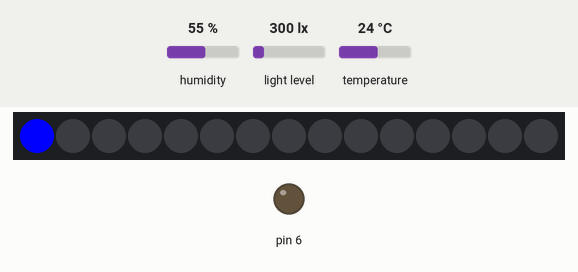
Recording of a sketch running on a simulated Arduino Uno, built with avr-gcc and run on an emulated ATmega328P. Shown: 15 RGB LEDs in strip order, left to right, output pins drawn as LEDs (lit = HIGH). The test bench sets the inputs (shaded band); at power-on: humidity 55 %, light level 300 lx, temperature 24 °C. The modem accepts every AT command (registered, SIM ready, sends succeed) and sends nothing else; pins used as bus, display or sensor lines are not drawn; what the sketch prints to the serial monitor is not drawn.

Above: at 32.1 s.
At 33.6 s:
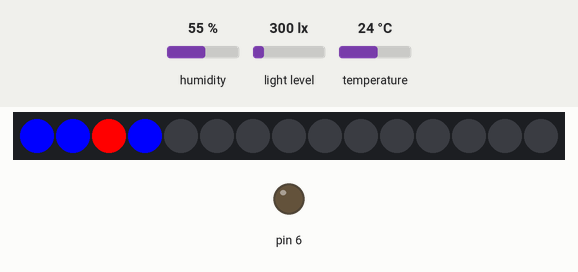
At 34.6 s:
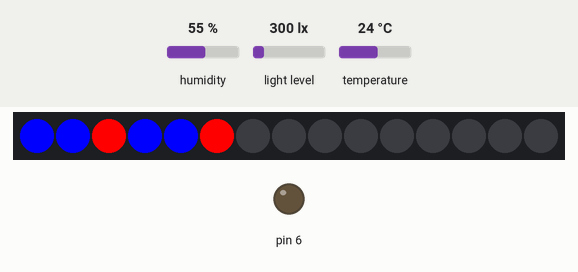
At 35.6 s:
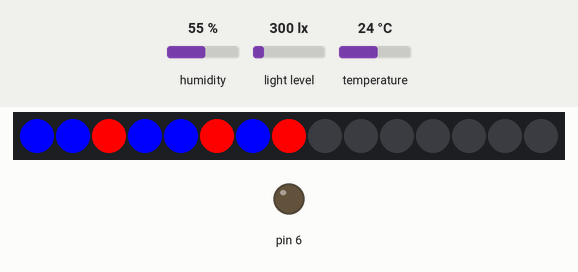
At 37.1 s:
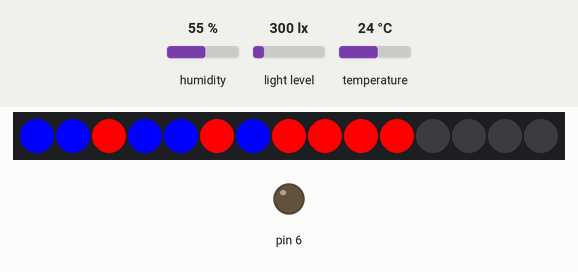
At 39.1 s:
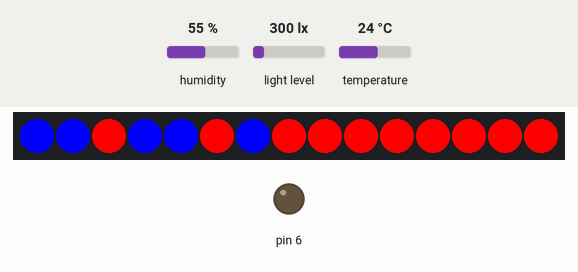

The sketch:

CharaGhar_Complete_Code.ino
```cpp
#include <FastLED.h>
#include <dht.h>
#include <Wire.h>
#include <Adafruit_Sensor.h>
#include <Adafruit_TSL2561_U.h>
#include <SoftwareSerial.h>
#include <TimerOne.h>

    String apiKey = "5GA4EQSNI2MEY61Z";
String ssid = "Shahid";
String password = "abc12345";

String RTS_Thingspeak = "AT+CIPSTART=\"TCP\",\"184.106.153.149\",80";
String Put_Temp_Thingspeak_Original = "GET /update?api_key=5GA4EQSNI2MEY61Z&field1=";
String RTS_Ubidots = "AT+CIPSTART=\"TCP\",\"translate.ubidots.com\",9012";
String Put_Fan_Ubidots_Original = "room1-esp|POST|A1E-g6uclt8J9VOCJtH1fN1U7adZPgHAgV|room1-iot=>fan:";
String Put_Light_Ubidots_Original = "room1-esp|POST|A1E-g6uclt8J9VOCJtH1fN1U7adZPgHAgV|room1-iot=>light:";
String Get_Fan_Ubidots = "room1-esp|LV|A1E-g6uclt8J9VOCJtH1fN1U7adZPgHAgV|room1-iot:fan|end";
String Get_Light_Ubidots = "room1-esp|LV|A1E-g6uclt8J9VOCJtH1fN1U7adZPgHAgV|room1-iot:light|end";

boolean DEBUG=true;

int tempPin = A0;
int Switch1IN = 2;
int Switch2IN = 3;
SoftwareSerial esp(4,5);
int Switch1OUT = 6;
int Switch2OUT = 7;

String ON = "2";
String OFF = "1";
String CIPSEND;
char data1,data2;
bool flag1,flag2,flag3 = false;
bool timer = false;


    #define LED_PIN     7 // led strip
    #define NUM_LEDS    15
    CRGB leds[NUM_LEDS];

    dht DHT;    //turbidity sensor
    int DHT11[4] =  {8,9,10,11};
    //ambient light sensor
    Adafruit_TSL2561_Unified tsl = Adafruit_TSL2561_Unified(TSL2561_ADDR_FLOAT, 12345);
    int SensorID[4] = {1,2,3,4};

void setup() {


  pinMode(2,INPUT);
  pinMode(3,INPUT);
  pinMode(6,OUTPUT);
  pinMode(7,OUTPUT);

  attachInterrupt(0,Interrupt1,CHANGE);
  attachInterrupt(1,Interrupt2,CHANGE);
  Timer1.initialize(160000000);
  Timer1.attachInterrupt(Interrupt3);

  Serial.begin(115200);
  esp.begin(115200);

  esp.println("AT+RST");
  //showResponse(1000);

  esp.println("AT+CWMODE=1");
  //showResponse(1000);

  esp.println("AT+CWJAP=\""+ssid+"\",\""+password+"\"");
  //showResponse(5000);

  if (DEBUG)  Serial.println("Setup completed");


  for(int i=0;i<4;i++){
    pinMode(SensorID[i],OUTPUT);
    delay(100);
    digitalWrite(SensorID[i],LOW);
    delay(100);
  }
  Serial.begin(9600);
  for(int i=0;i<4;i++){
    digitalWrite(SensorID[i],HIGH);
    delay(100);
    if(!tsl.begin())
    {
      Serial.print("TSL2561 Not Connected");
    }
    configureSensor();
    delay(100);
    digitalWrite(SensorID[i],LOW);
    delay(100);
  }
  FastLED.addLeds<WS2812, LED_PIN, GRB>(leds, NUM_LEDS);
  Serial.begin(9600);


}

void loop() {


  if(flag1){
    flag1 = false;
    Serial.println("Swtch1 Main ISR");
    switch_1_changed();
  }
  if(flag2){
    flag2 = false;
    Serial.println("Swtch2 Main ISR");
    switch_2_changed();
  }
  if(flag3){
    flag3 = false;
    put_temp_on_thingspeak();
  }

  get_fan_from_ubidots();
  if(data1=='1'){
    digitalWrite(6,LOW);
    Serial.println("Fan OFF");
  }
  else if(data1=='2'){
    digitalWrite(6,HIGH);
    Serial.println("Fan ON");
  }
  get_light_from_ubidots();
  if(data2=='1'){
    digitalWrite(7,LOW);
    Serial.println("Light OFF");
  }
  else if(data2=='2'){
    digitalWrite(7,HIGH);
    Serial.println("Light ON");
  }
  delay(100);

  //ambient sensor
   for(int i=0;i<4;i++){
      Serial.print("Sensor Number ");
      Serial.print(i+1);
      Serial.print(" Value : ");
      Serial.println(getLightValue(i));
  }
  delay(5000);
  //turbidity sensor
    Serial.print("Temperature : ");
  Serial.println(Temperature_Read(DHT11[0]));
  delay(2000);
  Serial.print("Humidity : ");
  Serial.println(Humidity_Read(DHT11[0]));
  delay(2000);

  // led strip
  leds[0] = CRGB(0, 0,255);
      FastLED.show();
      delay(500);
      leds[1] = CRGB(0, 0,255);
      FastLED.show();
      delay(500);
      leds[2] = CRGB(255, 0,0);
      FastLED.show();
      delay(500);
      leds[3] = CRGB(0, 0,255);
      FastLED.show();
      delay(500);
      leds[4] = CRGB(0, 0,255);
      FastLED.show();
      delay(500);
      leds[5] = CRGB(255, 0,0);
      FastLED.show();
      delay(500);
      leds[6] = CRGB(0, 0,255);
      FastLED.show();
      delay(500);
      leds[7] = CRGB(255, 0,0);
      FastLED.show();
      delay(500);
      leds[8] = CRGB(255, 0,0);
      FastLED.show();
      delay(500);
      leds[9] = CRGB(255, 0,0);
      FastLED.show();
      delay(500);
      leds[10] = CRGB(255, 0,0);
      FastLED.show();
      delay(500);
      leds[11] = CRGB(255, 0,0);
      FastLED.show();
      delay(500);
      leds[12] = CRGB(255, 0,0);
      FastLED.show();
      delay(500);
      leds[13] = CRGB(255, 0,0);
      FastLED.show();
      delay(500);
      leds[14] = CRGB(255, 0,0);
      FastLED.show();
      delay(500);
      leds[15] = CRGB(255, 0,0);
      FastLED.show();
      delay(500);leds[7] = CRGB(255, 0,0);
      FastLED.show();
      delay(500);
}

void configureSensor(void)
{
  tsl.enableAutoRange(true);
  tsl.setIntegrationTime(TSL2561_INTEGRATIONTIME_13MS);
}

float getLightValue(int ID){
  digitalWrite(SensorID[ID],HIGH);
  delay(100);
  sensors_event_t event;
  tsl.getEvent(&event);
  Serial.print(event.light); Serial.println(" lux");
  delay(250);
  digitalWrite(SensorID[ID],LOW);
  delay(100);
}

void Interrupt1() {
  flag1 = true;
  Serial.println("Swtch1 ISR");
}

void Interrupt2() {
  flag2 = true;
  Serial.println("Swtch2 ISR");
}

void Interrupt3() {
  if(timer) {
    timer = false;
    flag3 = true;
  }
  else {
    timer = true;
  }
}

void put_temp_on_thingspeak() {
  int val = 0;
  val=analogRead(tempPin);
  float mv= val * (5000/1024.0);
  float cel = mv/10;
  char buf[16];
  String strTemp = dtostrf(cel, 4, 1, buf);
  Serial.println(strTemp);

  esp.println(RTS_Thingspeak);
  if(esp.find("Error")){
    Serial.println("AT+CIPSTART error");
    return;
  }
  String Put_Temp_Thingspeak = Put_Temp_Thingspeak_Original;
  Put_Temp_Thingspeak += String(strTemp);
  Put_Temp_Thingspeak += "\r\n\r\n";
  CIPSEND = "AT+CIPSEND=";
  CIPSEND += String(Put_Temp_Thingspeak.length());
  esp.println(CIPSEND);
  if(esp.find(">")){
    esp.print(Put_Temp_Thingspeak);
  }
  else{
    esp.println("AT+CIPCLOSE");
    Serial.println("AT+CIPCLOSE");
  }
}

void put_fan_on_ubidots(String state) {
  esp.println(RTS_Ubidots);
  if(esp.find("Error")){
    Serial.println("AT+CIPSTART error");
    return;
  }
  String Put_Fan_Ubidots = Put_Fan_Ubidots_Original;
  Put_Fan_Ubidots += String(state);
  Put_Fan_Ubidots += "|end";
  CIPSEND = "AT+CIPSEND=";
  CIPSEND += String(Put_Fan_Ubidots.length());
  esp.println(CIPSEND);
  if(esp.find(">")){
    esp.print(Put_Fan_Ubidots);
  }
  else{
    esp.println("AT+CIPCLOSE");
    Serial.println("AT+CIPCLOSE");
  }
  esp.println("AT+CIPCLOSE");
}

void put_light_on_ubidots(String state) {
  esp.println(RTS_Ubidots);
  if(esp.find("Error")){
    Serial.println("AT+CIPSTART error");
    return;
  }
  String Put_Light_Ubidots = Put_Light_Ubidots_Original;
  Put_Light_Ubidots += String(state);
  Put_Light_Ubidots += "|end";
  CIPSEND = "AT+CIPSEND=";
  CIPSEND += String(Put_Light_Ubidots.length());
  esp.println(CIPSEND);
  if(esp.find(">")){
    esp.print(Put_Light_Ubidots);
  }
  else{
    esp.println("AT+CIPCLOSE");
    Serial.println("AT+CIPCLOSE");
  }
  esp.println("AT+CIPCLOSE");
}

void get_fan_from_ubidots() {
  esp.println(RTS_Ubidots);
  if(esp.find("Error")){
    Serial.println("AT+CIPSTART error");
    return;
  }
  CIPSEND = "AT+CIPSEND=";
  CIPSEND += String(Get_Fan_Ubidots.length());
  esp.println(CIPSEND);
  if(esp.find(">")){
    esp.print(Get_Fan_Ubidots);
    if(esp.available()){
      data1=esp.read();
      long t=millis();
      while(data1!='|'){
        if(t+10000<millis()) break;
        data1=esp.read();
      }
      data1=esp.read();
    }
  }
  else{
    esp.println("AT+CIPCLOSE");
    Serial.println("AT+CIPCLOSE");
  }
  esp.println("AT+CIPCLOSE");
}

void get_light_from_ubidots() {
  esp.println(RTS_Ubidots);
  if(esp.find("Error")){
    Serial.println("AT+CIPSTART error");
    return;
  }
  CIPSEND = "AT+CIPSEND=";
  CIPSEND += String(Get_Light_Ubidots.length());
  esp.println(CIPSEND);
  if(esp.find(">")){
    esp.print(Get_Light_Ubidots);
    if(esp.available()){
      data2=esp.read();
      long t=millis();
      while(data2!='|'){
        if(t+5000<millis()) break;
        data2=esp.read();
      }
      data2=esp.read();
    }
  }
  else{
    esp.println("AT+CIPCLOSE");
    Serial.println("AT+CIPCLOSE");
  }
  esp.println("AT+CIPCLOSE");
}

void switch_1_changed(){
  if(digitalRead(2)==HIGH){
    digitalWrite(6,HIGH);
    put_fan_on_ubidots(ON);
  }
  else{
    digitalWrite(6,LOW);
    put_fan_on_ubidots(OFF);
  }
}

void switch_2_changed(){
  if(digitalRead(3)==HIGH){
    digitalWrite(7,HIGH);
    put_light_on_ubidots(ON);
  }
  else{
    digitalWrite(7,LOW);
    put_light_on_ubidots(OFF);
  }
}


float Temperature_Read(int ID){
  int chk = DHT.read11(ID);
  return DHT.temperature;
}
float Humidity_Read(int ID){
  int chk = DHT.read11(ID);
  return DHT.humidity;
}
```
